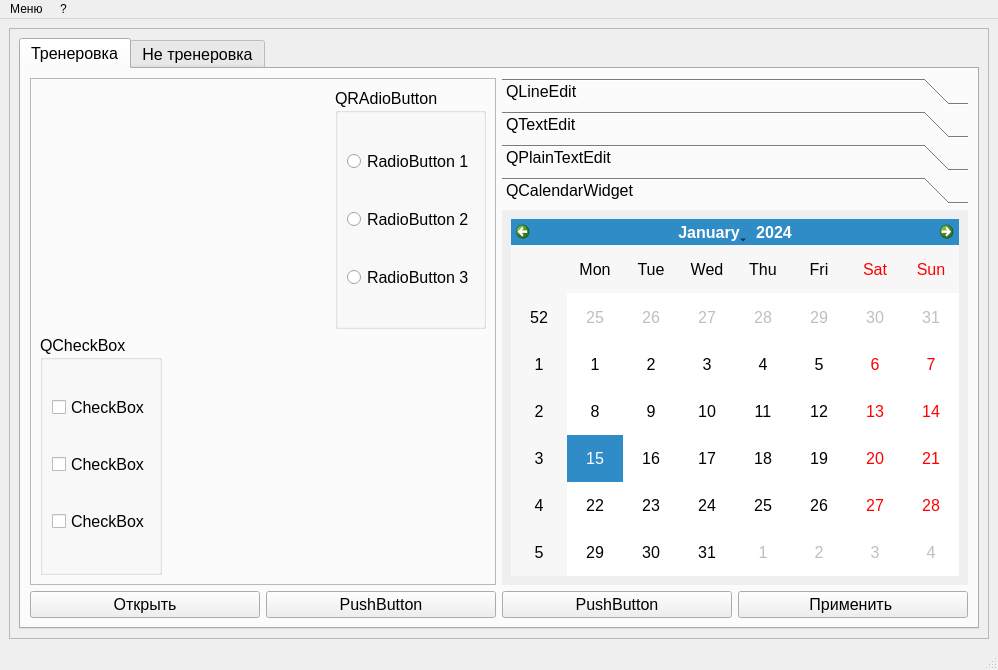
<?xml version="1.0" encoding="UTF-8"?>
<ui version="4.0">
 <class>MainWindow</class>
 <widget class="QMainWindow" name="MainWindow">
  <property name="geometry">
   <rect>
    <x>0</x>
    <y>0</y>
    <width>998</width>
    <height>670</height>
   </rect>
  </property>
  <property name="windowTitle">
   <string>MainWindow</string>
  </property>
  <widget class="QWidget" name="centralwidget">
   <layout class="QHBoxLayout" name="horizontalLayout">
    <item>
     <widget class="QScrollArea" name="scrollArea">
      <property name="widgetResizable">
       <bool>true</bool>
      </property>
      <widget class="QWidget" name="scrollAreaWidgetContents">
       <property name="geometry">
        <rect>
         <x>0</x>
         <y>0</y>
         <width>978</width>
         <height>607</height>
        </rect>
       </property>
       <layout class="QVBoxLayout" name="verticalLayout">
        <item>
         <widget class="QTabWidget" name="tabWidget">
          <property name="sizePolicy">
           <sizepolicy hsizetype="Expanding" vsizetype="Expanding">
            <horstretch>0</horstretch>
            <verstretch>0</verstretch>
           </sizepolicy>
          </property>
          <property name="font">
           <font>
            <family>Segoe UI</family>
            <pointsize>12</pointsize>
           </font>
          </property>
          <property name="currentIndex">
           <number>0</number>
          </property>
          <widget class="QWidget" name="tab">
           <attribute name="title">
            <string>Тренеровка</string>
           </attribute>
           <layout class="QVBoxLayout" name="verticalLayout_5">
            <item>
             <layout class="QHBoxLayout" name="horizontalLayout_5">
              <item>
               <widget class="QFrame" name="frame">
                <property name="frameShape">
                 <enum>QFrame::StyledPanel</enum>
                </property>
                <property name="frameShadow">
                 <enum>QFrame::Raised</enum>
                </property>
                <layout class="QVBoxLayout" name="verticalLayout_4">
                 <item>
                  <layout class="QHBoxLayout" name="horizontalLayout_3">
                   <item>
                    <spacer name="horizontalSpacer">
                     <property name="orientation">
                      <enum>Qt::Horizontal</enum>
                     </property>
                     <property name="sizeHint" stdset="0">
                      <size>
                       <width>40</width>
                       <height>20</height>
                      </size>
                     </property>
                    </spacer>
                   </item>
                   <item>
                    <widget class="QGroupBox" name="groupBox">
                     <property name="title">
                      <string>QRAdioButton</string>
                     </property>
                     <layout class="QVBoxLayout" name="verticalLayout_2">
                      <item>
                       <widget class="QRadioButton" name="radioButton">
                        <property name="text">
                         <string>RadioButton 1</string>
                        </property>
                       </widget>
                      </item>
                      <item>
                       <widget class="QRadioButton" name="radioButton_2">
                        <property name="text">
                         <string>RadioButton 2</string>
                        </property>
                       </widget>
                      </item>
                      <item>
                       <widget class="QRadioButton" name="radioButton_3">
                        <property name="text">
                         <string>RadioButton 3</string>
                        </property>
                       </widget>
                      </item>
                     </layout>
                    </widget>
                   </item>
                  </layout>
                 </item>
                 <item>
                  <layout class="QHBoxLayout" name="horizontalLayout_4">
                   <item>
                    <widget class="QGroupBox" name="groupBox_2">
                     <property name="title">
                      <string>QCheckBox</string>
                     </property>
                     <layout class="QVBoxLayout" name="verticalLayout_3">
                      <item>
                       <widget class="QCheckBox" name="checkBox">
                        <property name="text">
                         <string>CheckBox</string>
                        </property>
                       </widget>
                      </item>
                      <item>
                       <widget class="QCheckBox" name="checkBox_2">
                        <property name="text">
                         <string>CheckBox</string>
                        </property>
                       </widget>
                      </item>
                      <item>
                       <widget class="QCheckBox" name="checkBox_3">
                        <property name="text">
                         <string>CheckBox</string>
                        </property>
                       </widget>
                      </item>
                     </layout>
                    </widget>
                   </item>
                   <item>
                    <spacer name="horizontalSpacer_2">
                     <property name="orientation">
                      <enum>Qt::Horizontal</enum>
                     </property>
                     <property name="sizeHint" stdset="0">
                      <size>
                       <width>40</width>
                       <height>20</height>
                      </size>
                     </property>
                    </spacer>
                   </item>
                  </layout>
                 </item>
                </layout>
               </widget>
              </item>
              <item>
               <widget class="QToolBox" name="toolBox">
                <property name="currentIndex">
                 <number>3</number>
                </property>
                <widget class="QWidget" name="page">
                 <property name="enabled">
                  <bool>true</bool>
                 </property>
                 <property name="geometry">
                  <rect>
                   <x>0</x>
                   <y>0</y>
                   <width>464</width>
                   <height>353</height>
                  </rect>
                 </property>
                 <attribute name="label">
                  <string>QLineEdit</string>
                 </attribute>
                 <layout class="QVBoxLayout" name="verticalLayout_7">
                  <item>
                   <layout class="QVBoxLayout" name="verticalLayout_6">
                    <item>
                     <layout class="QHBoxLayout" name="horizontalLayout_6">
                      <item>
                       <widget class="QLabel" name="label">
                        <property name="enabled">
                         <bool>true</bool>
                        </property>
                        <property name="minimumSize">
                         <size>
                          <width>80</width>
                          <height>0</height>
                         </size>
                        </property>
                        <property name="text">
                         <string>Фамилия</string>
                        </property>
                       </widget>
                      </item>
                      <item>
                       <widget class="QLineEdit" name="lineEdit">
                        <property name="text">
                         <string/>
                        </property>
                        <property name="placeholderText">
                         <string>Введите вашу фамилию</string>
                        </property>
                       </widget>
                      </item>
                     </layout>
                    </item>
                    <item>
                     <layout class="QHBoxLayout" name="horizontalLayout_7">
                      <item>
                       <widget class="QLabel" name="label_2">
                        <property name="minimumSize">
                         <size>
                          <width>80</width>
                          <height>0</height>
                         </size>
                        </property>
                        <property name="text">
                         <string>Имя</string>
                        </property>
                       </widget>
                      </item>
                      <item>
                       <widget class="QLineEdit" name="lineEdit_2">
                        <property name="placeholderText">
                         <string>Введите ваше имя</string>
                        </property>
                       </widget>
                      </item>
                     </layout>
                    </item>
                    <item>
                     <layout class="QHBoxLayout" name="horizontalLayout_8">
                      <item>
                       <widget class="QLabel" name="label_3">
                        <property name="minimumSize">
                         <size>
                          <width>80</width>
                          <height>0</height>
                         </size>
                        </property>
                        <property name="text">
                         <string>Отчество</string>
                        </property>
                       </widget>
                      </item>
                      <item>
                       <widget class="QLineEdit" name="lineEdit_3">
                        <property name="placeholderText">
                         <string>Ведите ваше отчество</string>
                        </property>
                       </widget>
                      </item>
                     </layout>
                    </item>
                    <item>
                     <layout class="QHBoxLayout" name="horizontalLayout_9">
                      <item>
                       <widget class="QLabel" name="label_4">
                        <property name="minimumSize">
                         <size>
                          <width>80</width>
                          <height>0</height>
                         </size>
                        </property>
                        <property name="text">
                         <string>Телефон</string>
                        </property>
                       </widget>
                      </item>
                      <item>
                       <widget class="QLineEdit" name="lineEdit_4">
                        <property name="placeholderText">
                         <string>Введите ваш телефон</string>
                        </property>
                       </widget>
                      </item>
                     </layout>
                    </item>
                    <item>
                     <spacer name="verticalSpacer">
                      <property name="orientation">
                       <enum>Qt::Vertical</enum>
                      </property>
                      <property name="sizeHint" stdset="0">
                       <size>
                        <width>20</width>
                        <height>40</height>
                       </size>
                      </property>
                     </spacer>
                    </item>
                   </layout>
                  </item>
                 </layout>
                </widget>
                <widget class="QWidget" name="page_3">
                 <attribute name="label">
                  <string>QTextEdit</string>
                 </attribute>
                 <layout class="QVBoxLayout" name="verticalLayout_8">
                  <item>
                   <widget class="QTextEdit" name="textEdit">
                    <property name="html">
                     <string>&lt;!DOCTYPE HTML PUBLIC &quot;-//W3C//DTD HTML 4.0//EN&quot; &quot;http://www.w3.org/TR/REC-html40/strict.dtd&quot;&gt;
&lt;html&gt;&lt;head&gt;&lt;meta name=&quot;qrichtext&quot; content=&quot;1&quot; /&gt;&lt;meta charset=&quot;utf-8&quot; /&gt;&lt;style type=&quot;text/css&quot;&gt;
p, li { white-space: pre-wrap; }
hr { height: 1px; border-width: 0; }
li.unchecked::marker { content: &quot;\2610&quot;; }
li.checked::marker { content: &quot;\2612&quot;; }
&lt;/style&gt;&lt;/head&gt;&lt;body style=&quot; font-family:'Segoe UI'; font-size:12pt; font-weight:400; font-style:normal;&quot;&gt;
&lt;p style=&quot; margin-top:0px; margin-bottom:0px; margin-left:0px; margin-right:0px; -qt-block-indent:0; text-indent:0px;&quot;&gt;&lt;span style=&quot; font-weight:700;&quot;&gt;Текст может быть полужирным .&lt;/span&gt;&lt;/p&gt;
&lt;p style=&quot; margin-top:0px; margin-bottom:0px; margin-left:0px; margin-right:0px; -qt-block-indent:0; text-indent:0px;&quot;&gt;&lt;span style=&quot; font-style:italic;&quot;&gt;Текст может быть курсивом.&lt;/span&gt;&lt;/p&gt;
&lt;p style=&quot; margin-top:0px; margin-bottom:0px; margin-left:0px; margin-right:0px; -qt-block-indent:0; text-indent:0px;&quot;&gt;Текст можно &lt;span style=&quot; text-decoration: underline;&quot;&gt;подчеркнуть&lt;/span&gt;.&lt;/p&gt;
&lt;p style=&quot; margin-top:0px; margin-bottom:0px; margin-left:0px; margin-right:0px; -qt-block-indent:0; text-indent:0px;&quot;&gt;Текст может быть &lt;span style=&quot; vertical-align:super;&quot;&gt;надстрочным&lt;/span&gt;.&lt;/p&gt;
&lt;p style=&quot; margin-top:0px; margin-bottom:0px; margin-left:0px; margin-right:0px; -qt-block-indent:0; text-indent:0px;&quot;&gt;Текст может быть &lt;span style=&quot; vertical-align:sub;&quot;&gt;подстрочным&lt;/span&gt;.&lt;/p&gt;
&lt;p style=&quot;-qt-paragraph-type:empty; margin-top:0px; margin-bottom:0px; margin-left:0px; margin-right:0px; -qt-block-indent:0; text-indent:0px;&quot;&gt;&lt;br /&gt;&lt;/p&gt;
&lt;p style=&quot;-qt-paragraph-type:empty; margin-top:0px; margin-bottom:0px; margin-left:0px; margin-right:0px; -qt-block-indent:0; text-indent:0px;&quot;&gt;&lt;br /&gt;&lt;/p&gt;&lt;/body&gt;&lt;/html&gt;</string>
                    </property>
                   </widget>
                  </item>
                 </layout>
                </widget>
                <widget class="QWidget" name="page_4">
                 <attribute name="label">
                  <string>QPlainTextEdit</string>
                 </attribute>
                 <layout class="QHBoxLayout" name="horizontalLayout_10">
                  <item>
                   <widget class="QTextEdit" name="textEdit_2">
                    <property name="html">
                     <string>&lt;!DOCTYPE HTML PUBLIC &quot;-//W3C//DTD HTML 4.0//EN&quot; &quot;http://www.w3.org/TR/REC-html40/strict.dtd&quot;&gt;
&lt;html&gt;&lt;head&gt;&lt;meta name=&quot;qrichtext&quot; content=&quot;1&quot; /&gt;&lt;meta charset=&quot;utf-8&quot; /&gt;&lt;style type=&quot;text/css&quot;&gt;
p, li { white-space: pre-wrap; }
hr { height: 1px; border-width: 0; }
li.unchecked::marker { content: &quot;\2610&quot;; }
li.checked::marker { content: &quot;\2612&quot;; }
&lt;/style&gt;&lt;/head&gt;&lt;body style=&quot; font-family:'Segoe UI'; font-size:12pt; font-weight:400; font-style:normal;&quot;&gt;
&lt;p style=&quot; margin-top:0px; margin-bottom:0px; margin-left:0px; margin-right:0px; -qt-block-indent:0; text-indent:0px;&quot;&gt;Lorem ipsum dolor sit amet, consectetur adipiscing elit. Vestibulum in semper nulla, sed feugiat turpis. Cras blandit suscipit pharetra. Aliquam vitae mollis magna. Curabitur a tortor nec risus venenatis vehicula. Proin a metus eu arcu tempus iaculis ut sed dui. Sed bibendum convallis tellus, eu viverra arcu pulvinar sit amet. Proin vitae lorem in tellus imperdiet rhoncus sed eget elit. Orci varius natoque penatibus et magnis dis parturient montes, nascetur ridiculus mus. Donec efficitur molestie elit ac facilisis. Morbi ac volutpat dui, ut scelerisque lectus. Nunc dapibus eros sem, vitae molestie augue bibendum eu. Ut neque diam, ornare eu ligula eget, sagittis faucibus augue. Mauris tristique volutpat porta. Nunc eget nulla in leo viverra mattis. Proin malesuada enim quis scelerisque finibus. Class aptent taciti sociosqu ad litora torquent per conubia nostra, per inceptos himenaeos.&lt;/p&gt;&lt;/body&gt;&lt;/html&gt;</string>
                    </property>
                   </widget>
                  </item>
                 </layout>
                </widget>
                <widget class="QWidget" name="page_2">
                 <property name="geometry">
                  <rect>
                   <x>0</x>
                   <y>0</y>
                   <width>464</width>
                   <height>353</height>
                  </rect>
                 </property>
                 <property name="cursor">
                  <cursorShape>ArrowCursor</cursorShape>
                 </property>
                 <property name="toolTip">
                  <string/>
                 </property>
                 <property name="toolTipDuration">
                  <number>-1</number>
                 </property>
                 <attribute name="label">
                  <string>QCalendarWidget</string>
                 </attribute>
                 <layout class="QVBoxLayout" name="verticalLayout_9">
                  <item>
                   <widget class="QCalendarWidget" name="calendarWidget"/>
                  </item>
                 </layout>
                </widget>
               </widget>
              </item>
             </layout>
            </item>
            <item>
             <layout class="QHBoxLayout" name="horizontalLayout_2">
              <item>
               <widget class="QPushButton" name="pushButton_3">
                <property name="text">
                 <string>Открыть</string>
                </property>
               </widget>
              </item>
              <item>
               <widget class="QPushButton" name="pushButton">
                <property name="text">
                 <string>PushButton</string>
                </property>
               </widget>
              </item>
              <item>
               <widget class="QPushButton" name="pushButton_4">
                <property name="text">
                 <string>PushButton</string>
                </property>
               </widget>
              </item>
              <item>
               <widget class="QPushButton" name="pushButton_2">
                <property name="text">
                 <string>Применить </string>
                </property>
               </widget>
              </item>
             </layout>
            </item>
           </layout>
          </widget>
          <widget class="QWidget" name="tab_4">
           <attribute name="title">
            <string>Не тренеровка</string>
           </attribute>
          </widget>
         </widget>
        </item>
       </layout>
      </widget>
     </widget>
    </item>
   </layout>
  </widget>
  <widget class="QMenuBar" name="menubar">
   <property name="geometry">
    <rect>
     <x>0</x>
     <y>0</y>
     <width>998</width>
     <height>22</height>
    </rect>
   </property>
   <widget class="QMenu" name="menu">
    <property name="title">
     <string>Меню </string>
    </property>
    <widget class="QMenu" name="menu_3">
     <property name="title">
      <string>Выход</string>
     </property>
     <addaction name="action_4"/>
    </widget>
    <addaction name="menu_3"/>
   </widget>
   <widget class="QMenu" name="menu_2">
    <property name="title">
     <string>?</string>
    </property>
    <addaction name="action_2"/>
    <addaction name="separator"/>
    <addaction name="action_Qt"/>
   </widget>
   <addaction name="menu"/>
   <addaction name="menu_2"/>
  </widget>
  <widget class="QStatusBar" name="statusbar"/>
  <action name="action_2">
   <property name="text">
    <string>О программе </string>
   </property>
  </action>
  <action name="action_Qt">
   <property name="text">
    <string>О Qt</string>
   </property>
  </action>
  <action name="action_4">
   <property name="text">
    <string>Сразу выйти</string>
   </property>
  </action>
 </widget>
 <resources/>
 <connections/>
</ui>
